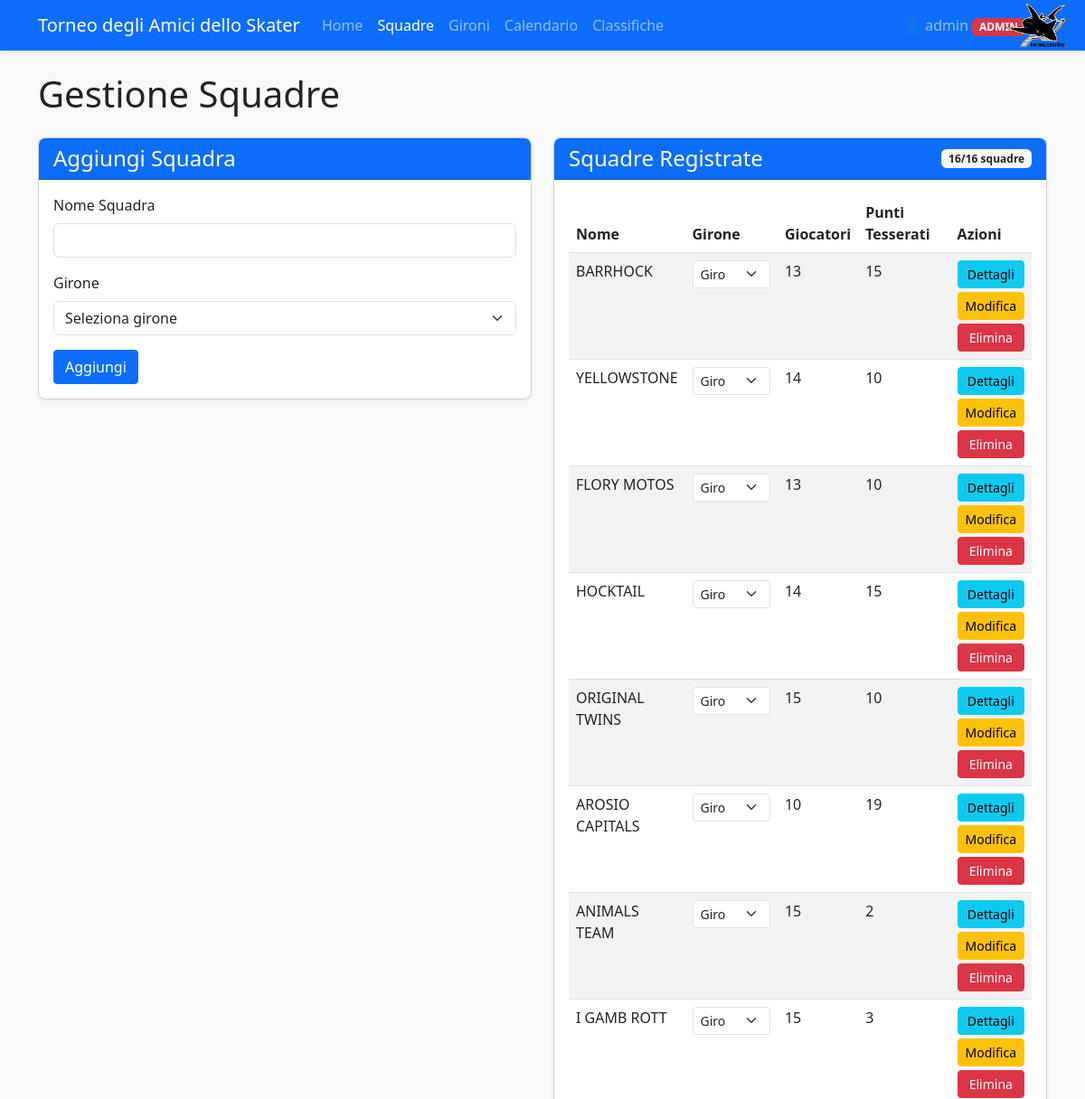
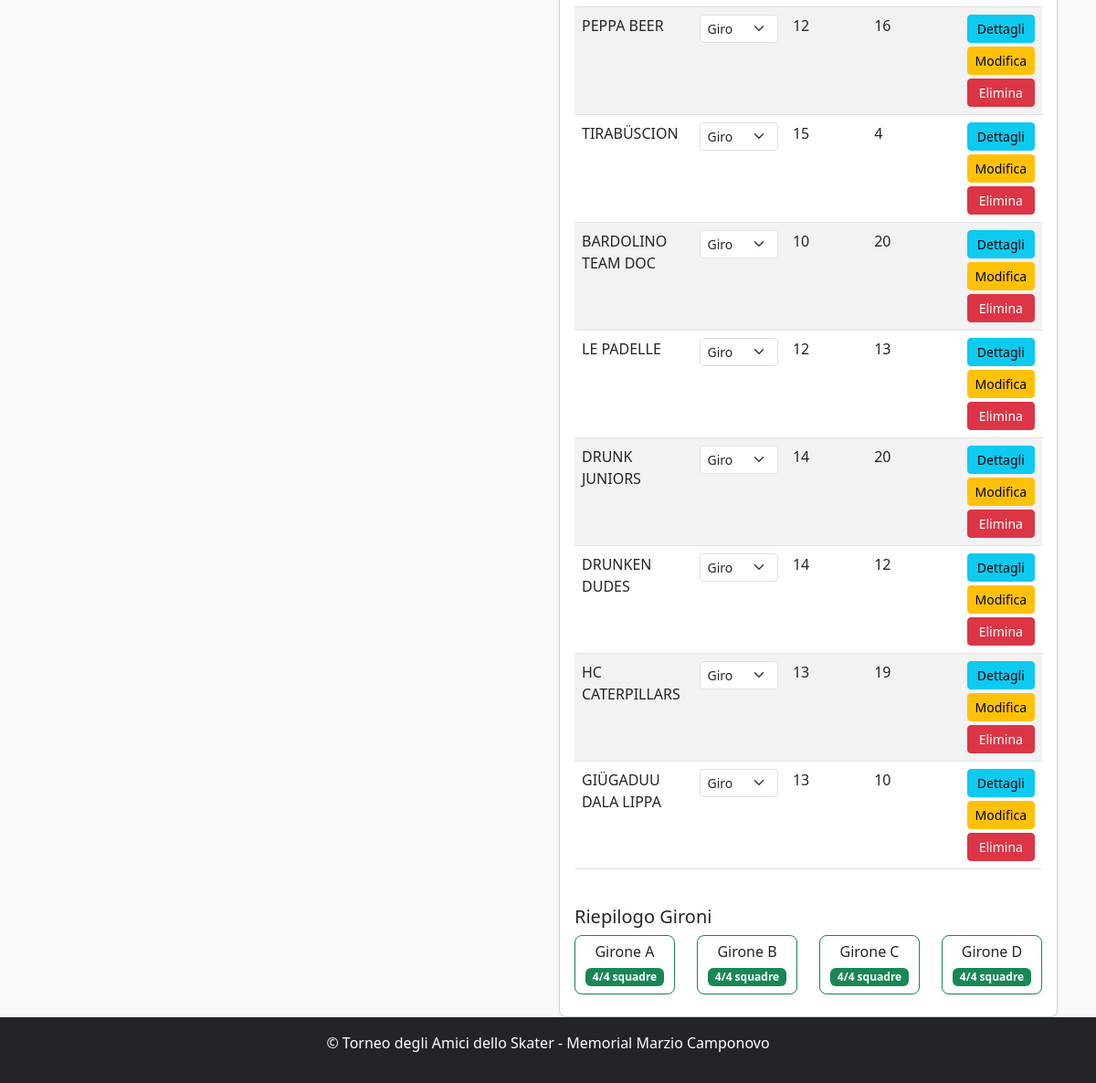
Page /teams (signed in) on the committed database (2 pictures, top to bottom).
### app.py (models this page shows, shortened)
class User(UserMixin, db.Model):
    id = db.Column(db.Integer, primary_key=True)
    username = db.Column(db.String(80), unique=True, nullable=False)
    password_hash = db.Column(db.String(200), nullable=False)
    role = db.Column(db.String(20), default='user')  # 'user' o 'admin'
    created_at = db.Column(db.DateTime, default=datetime.utcnow)
    def is_admin(self):
        return self.role == 'admin'

class Team(db.Model):
    id = db.Column(db.Integer, primary_key=True)
    name = db.Column(db.String(100), nullable=False, unique=True)
    group = db.Column(db.String(1))  # A, B, C, or D
    group_order = db.Column(db.Integer, default=0)  # NUOVO CAMPO per l'ordinamento nel girone
    players = db.relationship('Player', backref='team', lazy=True)
    matches = db.relationship(
        'Match',
        primaryjoin="or_(Team.id == Match.team1_id, Team.id == Match.team2_id)",
        lazy=True,
        overlaps="team1,team2"
    )
    wins = db.Column(db.Integer, default=0)
    losses = db.Column(db.Integer, default=0)
    draws = db.Column(db.Integer, default=0)
    goals_for = db.Column(db.Integer, default=0)
    goals_against = db.Column(db.Integer, default=0)
    points = db.Column(db.Integer, default=0)
    @property
    def player_points_total(self):
        return sum(player.registration_points for player in self.players)

class Player(db.Model):
    id = db.Column(db.Integer, primary_key=True)
    name = db.Column(db.String(100), nullable=False)
    team_id = db.Column(db.Integer, db.ForeignKey('team.id'), nullable=False)
    is_registered = db.Column(db.Boolean, default=False)
    category = db.Column(db.String(20))  # LNA/LNB, 1a Lega, 2a Lega, Non tesserato
    goals = db.Column(db.Integer, default=0)
    assists = db.Column(db.Integer, default=0)
    penalties = db.Column(db.Integer, default=0)
    @property
    def registration_points(self):
        if not self.is_registered:
            return 0  # Non tesserato = 0 punti
        points_map = {
            'LNA/LNB': 5,     # LNA/LNB = 5 punti
            '1a Lega': 3,     # 1° Lega = 3 punti
            '2a Lega': 2,     # 2° Lega = 2 punti
            'Femminile': 0,   # Femminile = 0 punti
            'Veterani': 0,     # Veterani = 0 punti
            'Portiere': 0,     # Portiere = 0 punti
            'Old': 0
        }
        return points_map.get(self.category, 0)  # Default 0 punti se categoria non riconosciuta

### app.py (the view)
    def decorated_function(*args, **kwargs):
        if not current_user.is_authenticated or not current_user.is_admin():
            flash('Accesso negato. Privilegi di amministratore richiesti.', 'danger')
            return redirect(url_for('index'))
        return f(*args, **kwargs)

### app.py (called while the page is built, shortened)
@login_manager.user_loader
def load_user(user_id):
    return User.query.get(int(user_id))

def admin_required(f):
    def decorated_function(*args, **kwargs):
        if not current_user.is_authenticated or not current_user.is_admin():
            flash('Accesso negato. Privilegi di amministratore richiesti.', 'danger')
            return redirect(url_for('index'))
        return f(*args, **kwargs)
    decorated_function.__name__ = f.__name__
    return decorated_function

def get_tournament_dates():
    try:
        if db.inspect(db.engine).has_table('tournament_settings'):
            settings = TournamentSettings.query.first()
            if settings and settings.qualification_day1:
                return {
                    'qualification_day1': settings.qualification_day1,
                    'qualification_day2': settings.qualification_day2,
                    'quarterfinals_ml': settings.quarterfinals_ml_date,
                    'quarterfinals_bl': settings.quarterfinals_bl_date,
                    'semifinals_ml': settings.semifinals_ml_date,
                    'semifinals_bl': settings.semifinals_bl_date,
                    'finals': settings.finals_date
                }
    except Exception as e:
        print(f"Errore nel recupero date da settings: {e}")

@app.route('/teams')
@login_required
@admin_required
def teams():
    teams = Team.query.order_by(Team.group.nulls_last(), Team.group_order, Team.name).all()
    team_count = Team.query.count()
    max_teams = 16
    return render_template('teams.html', teams=teams, team_count=team_count, max_teams=max_teams)

@app.context_processor
def inject_tournament_dates():
    try:
        formatted_dates = format_tournament_dates()
        return {'tournament_dates': formatted_dates}
    except Exception as e:
        current_year = datetime.now().year
        return {
            'tournament_dates': {
                'qualification_day1': {
                    'date': datetime(current_year, 7, 13).date(),
                    'formatted': f'13/07/{current_year}',
                    'day_name_it': 'Sabato'
                },
                'qualification_day2': {
                    'date': datetime(current_year, 7, 14).date(),
                    'formatted': f'14/07/{current_year}',
                    'day_name_it': 'Domenica'
                }
            }
        }

### templates/teams.html (shortened to what this page needs)
<!DOCTYPE html>
<html lang="it">
<head>
    <link rel="stylesheet" href="https://cdn.jsdelivr.net/npm/bootstrap@5.3.0/dist/css/bootstrap.min.css">
    <link rel="stylesheet" href="{{ url_for('static', filename='style.css') }}">
</head>
<body class="d-flex flex-column min-vh-100">
    <nav class="navbar navbar-expand-lg navbar-dark bg-primary">
        <div class="container">
            <a class="navbar-brand" href="{{ url_for('index') }}">Torneo degli Amici dello Skater</a>
            <div class="collapse navbar-collapse" id="navbarNav">
                <ul class="navbar-nav me-auto">
                    <li class="nav-item">
                        <a class="nav-link" href="{{ url_for('index') }}">Home</a>
                    </li>
                    <li class="nav-item">
                        <a class="nav-link active" href="{{ url_for('teams') }}">Squadre</a>
                    </li>
                    <li class="nav-item">
                        <a class="nav-link" href="{{ url_for('groups') }}">Gironi</a>
                    </li>
                    <li class="nav-item">
                        <a class="nav-link" href="{{ url_for('schedule') }}">Calendario</a>
                    </li>
                    <li class="nav-item">
                        <a class="nav-link" href="{{ url_for('standings') }}">Classifiche</a>
                    </li>
                </ul>
                <ul class="navbar-nav ms-auto">
                    {% if current_user.is_authenticated %}
                        <li class="nav-item dropdown">
                            <a class="nav-link dropdown-toggle" href="#" role="button" data-bs-toggle="dropdown">
                                👤 {{ current_user.username }}
                                {% if current_user.is_admin() %}
                                    <span class="badge bg-danger">ADMIN</span>
                                {% endif %}
                            </a>
                        </li>
                    {% endif %}
                </ul>
            </div>
            <div class="navbar-logo">
                <img src="{{ url_for('static', filename='logo.png') }}" alt="IHC Malcantone" />
            </div>
        </div>
    </nav>
    <div class="container mt-4">
        <h1>Gestione Squadre</h1>
        <div class="row mt-4">
            <div class="col-md-6">
                <div class="card">
                    <div class="card-header bg-primary text-white">
                        <h4 class="mb-0">Aggiungi Squadra</h4>
                    </div>
                    <div class="card-body">
                        <form method="post" action="{{ url_for('add_team') }}">
                            <div class="mb-3">
                                <label for="team_name" class="form-label">Nome Squadra</label>
                                <input type="text" class="form-control" id="team_name" name="team_name" required>
                            </div>
                            <div class="mb-3">
                                <label for="group" class="form-label">Girone</label>
                                <select class="form-select" id="group" name="group">
                                    <option value="">Seleziona girone</option>
                                </select>
                            </div>
                            <button type="submit" class="btn btn-primary">Aggiungi</button>
                        </form>
                    </div>
                </div>
            </div>
            <div class="col-md-6">
                <div class="card">
                    <div class="card-header bg-primary text-white d-flex justify-content-between align-items-center">
                        <h4 class="mb-0">Squadre Registrate</h4>
                        <span class="badge bg-light text-dark">
                            {{ team_count }}/{{ max_teams }} squadre
                        </span>
                    </div>
                    <div class="card-body">
                        {% if teams %}
                            <div class="table-responsive">
                                <table class="table table-striped">
                                    <thead>
                                        <tr>
                                            <th>Nome</th>
                                            <th width="140">Girone</th>
                                            <th width="80">Giocatori</th>
                                            <th width="120">Punti Tesserati</th>
                                            <th>Azioni</th>
                                        </tr>
                                    </thead>
                                    <tbody>
                                        {% for team in teams %}
                                            <tr>
                                                <td>{{ team.name }}</td>
                                                <td>
                                                    <form method="post" action="{{ url_for('update_team_group', team_id=team.id) }}" class="d-inline">
                                                        <div class="input-group input-group-sm">
                                                            <select class="form-select form-select-sm girone-select" name="group" onchange="this.form.submit()">
                                                                <option value="A" {% if team.group == 'A' %}selected{% endif %}>Girone A</option>
                                                                <option value="B" {% if team.group == 'B' %}selected{% endif %}>Girone B</option>
                                                                <option value="C" {% if team.group == 'C' %}selected{% endif %}>Girone C</option>
                                                                <option value="D" {% if team.group == 'D' %}selected{% endif %}>Girone D</option>
                                                            </select>
                                                        </div>
                                                    </form>
                                                </td>
                                                <td>{{ team.players|length }}</td>
                                                <td>
                                                    {{ team.player_points_total }}
                                                </td>
                                                <td>
                                                    <div class="d-grid gap-1">
                                                        <a href="{{ url_for('team_detail', team_id=team.id) }}" class="btn btn-sm btn-info">Dettagli</a>
                                                        <a href="{{ url_for('edit_team', team_id=team.id) }}" class="btn btn-sm btn-warning">Modifica</a>
                                                        <button type="button" class="btn btn-sm btn-danger" onclick="deleteTeam('{{ team.id }}', '{{ team.name }}')">Elimina</button>
                                                    </div>
                                                </td>
                                            </tr>
                                        {% endfor %}
                                    </tbody>
                                </table>
                            </div>
                            <div class="mt-4">
                                <h5>Riepilogo Gironi</h5>
                                <div class="row">
                                    {% for group in ['A', 'B', 'C', 'D'] %}
                                        {% set group_teams = teams | selectattr("group", "equalto", group) | list %}
                                        <div class="col-md-3 mb-2">
                                            <div class="card {% if group_teams|length == 4 %}border-success{% elif group_teams|length > 4 %}border-danger{% else %}border-warning{% endif %}">
                                                <div class="card-body text-center p-2">
                                                    <h6 class="card-title mb-1">Girone {{ group }}</h6>
                                                    <span class="badge {% if group_teams|length == 4 %}bg-success{% elif group_teams|length > 4 %}bg-danger{% else %}bg-warning{% endif %}">
                                                        {{ group_teams|length }}/4 squadre
                                                    </span>
                                                </div>
                                            </div>
                                        </div>
                                    {% endfor %}
                                </div>
                            </div>
                        {% else %}
                            <p>Nessuna squadra registrata.</p>
                        {% endif %}
                    </div>
                </div>
            </div>
        </div>
    </div>
    <footer class="bg-dark text-white py-3 mt-auto">
        <div class="container text-center">
            <p>© Torneo degli Amici dello Skater - Memorial Marzio Camponovo</p>
        </div>
    </footer>
</body>
</html>

### static/style.css (style rules this page uses)
body { font-family: "Segoe UI", Tahoma, Geneva, Verdana, sans-serif; background-color: #f8f9fa; }
.navbar { box-shadow: 0 2px 4px rgba(0, 0, 0, 0.1); }
.card { box-shadow: 0 2px 4px rgba(0, 0, 0, 0.05); border-radius: 8px; overflow: hidden; }
.card-header { font-weight: 600; }
.table th { font-weight: 600; }
.btn { border-radius: 4px; }
footer { margin-top: 2rem; }
.navbar-logo { position: absolute; right: 20px; top: 50%; transform: translateY(-50%); z-index: 1000; }
.navbar-logo img { height: 50px; width: auto; }

### rows in the picture
User: username "admin"
Team: name "BARRHOCK", group "Girone A", players|length "13", player_points_total "15"
Team: name "YELLOWSTONE", group "Girone A", players|length "14", player_points_total "10"
Team: name "FLORY MOTOS", group "Girone A", players|length "13", player_points_total "10"
Team: name "HOCKTAIL", group "Girone A", players|length "14", player_points_total "15"
Team: name "ORIGINAL TWINS", group "Girone B", players|length "15", player_points_total "10"
Team: name "AROSIO CAPITALS", group "Girone B", players|length "10", player_points_total "19"
Team: name "ANIMALS TEAM", group "Girone B", players|length "15", player_points_total "2"
Team: name "I GAMB ROTT", group "Girone B", players|length "15", player_points_total "3"
Team: name "PEPPA BEER", group "Girone C", players|length "12", player_points_total "16"
Team: name "TIRABÜSCION", group "Girone C", players|length "15", player_points_total "4"
Team: name "BARDOLINO TEAM DOC", group "Girone C", players|length "10", player_points_total "20"
Team: name "LE PADELLE", group "Girone C", players|length "12", player_points_total "13"
Team: name "DRUNK JUNIORS", group "Girone D", players|length "14", player_points_total "20"
Team: name "DRUNKEN DUDES", group "Girone D", players|length "14", player_points_total "12"
Team: name "HC CATERPILLARS", group "Girone D", players|length "13", player_points_total "19"
Team: name "GIÜGADUU DALA LIPPA", group "Girone D", players|length "13", player_points_total "10"

### other values in the picture
{{ team_count }} "16"
{{ max_teams }} "16"
{{ group }} "A" "B" "C" "D"
{{ group_teams|length }} "4" "4" "4" "4"
